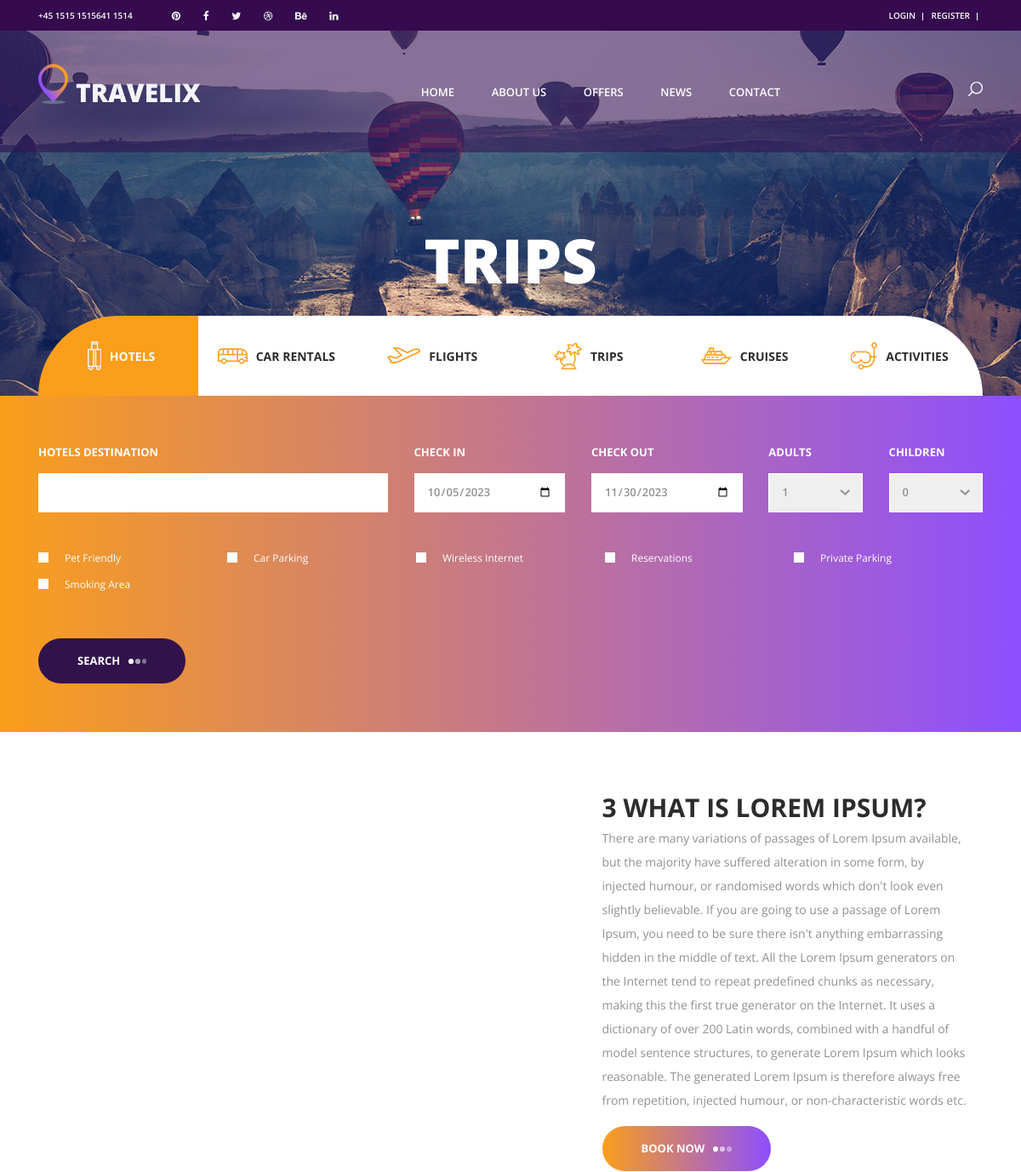
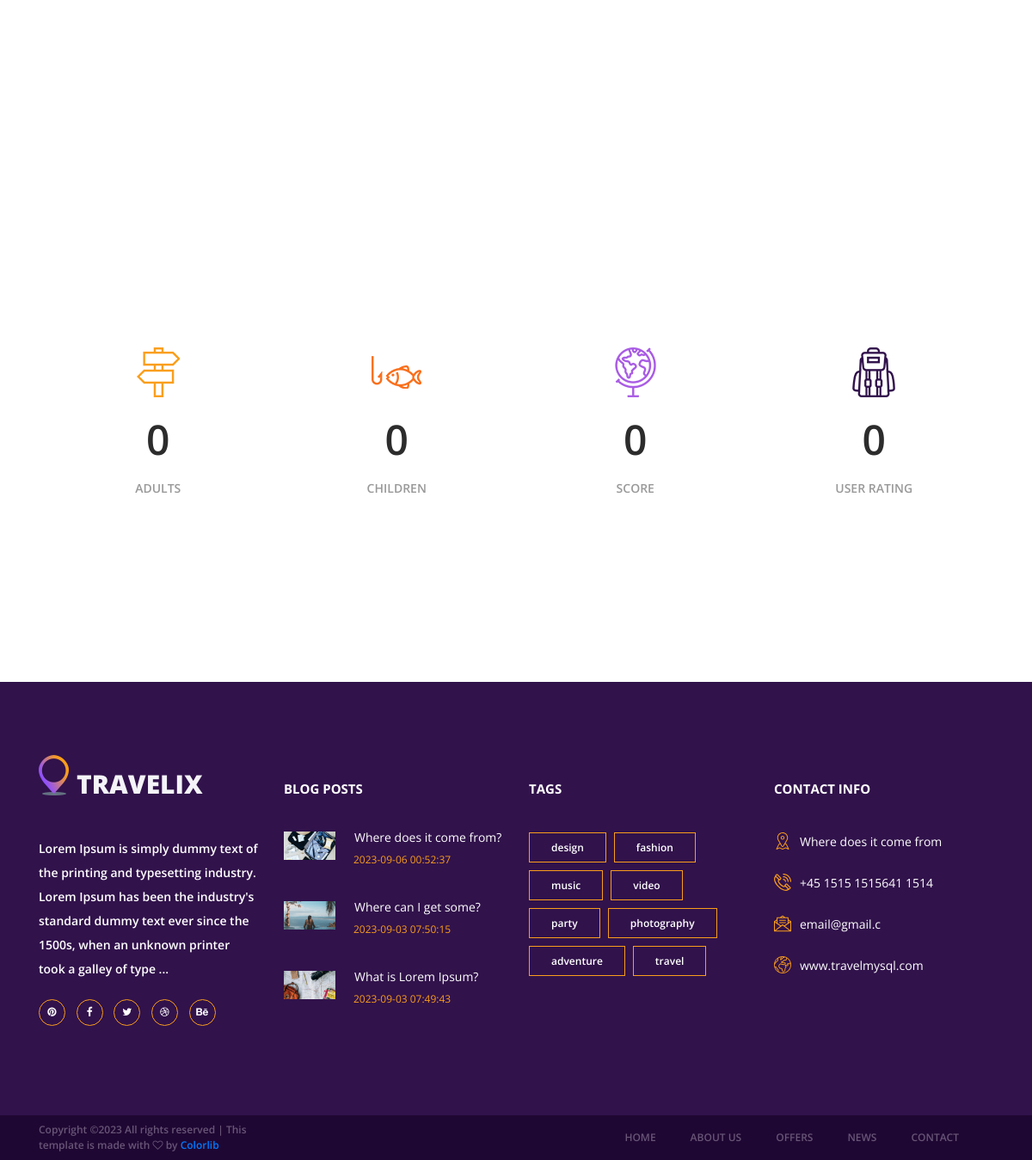
The app's page /detail/hotel.php?id=3 with its own data (2 pictures, top to bottom).
### tables this page shows
CREATE TABLE `about` (
  `id` int(4) NOT NULL,
  `title` varchar(200) NOT NULL,
  `description` text NOT NULL,
  `facebook` varchar(200) NOT NULL,
  `twitter` varchar(200) NOT NULL,
  `linkedin` varchar(200) NOT NULL,
  `pinterest` varchar(200) NOT NULL,
  `phone` varchar(200) NOT NULL,
  `email` varchar(200) NOT NULL,
  `adress` varchar(200) NOT NULL
);

CREATE TABLE `hotels` (
  `id` int(11) NOT NULL,
  `title` varchar(200) NOT NULL,
  `image` varchar(200) NOT NULL,
  `price` decimal(6,2) NOT NULL,
  `description` text NOT NULL,
  `score` int(11) NOT NULL,
  `user_rating` decimal(4,2) NOT NULL,
  `destination` varchar(200) NOT NULL,
  `checking` date NOT NULL,
  `checkout` date NOT NULL,
  `adults` int(11) NOT NULL,
  `children` int(11) NOT NULL,
  `pet` int(11) NOT NULL,
  `carPark` int(11) NOT NULL,
  `wireless` int(11) NOT NULL,
  `reservations` int(11) NOT NULL,
  `privatePark` int(11) NOT NULL,
  `smoking` int(11) NOT NULL
);

CREATE TABLE `blog` (
  `id` int(11) NOT NULL,
  `image` varchar(200) NOT NULL,
  `title` varchar(200) NOT NULL,
  `description` text NOT NULL,
  `create_at` timestamp NOT NULL DEFAULT current_timestamp()
);

### detail/hotel.php (the view, shortened to what this page needs)
<?php require "../includes/header.php"?>
<link rel="stylesheet" type="text/css" href="<?php echo APPURL;?>/assets/styles/offers_styles.css">
<link rel="stylesheet" type="text/css" href="<?php echo APPURL;?>/assets/styles/offers_responsive.css">
<link rel="stylesheet" type="text/css" href="<?php echo APPURL;?>/assets/styles/my.css">
<?php require "../config/config.php"?>
<?php
$hotelId= $_GET['id'];
$query = "SELECT * FROM hotels WHERE `id`= :hotelId";
$stmt= $conn ->prepare($query);
$stmt -> bindParam(":hotelId", $hotelId, PDO::PARAM_INT);
$stmt->execute();
$trip = $stmt->fetch(PDO::FETCH_ASSOC);
if($trip){
?>
<div class="home">
		<div class="home_background page-banner-detail parallax-window" data-parallax="scroll"></div>
		<div class="home_content">
			<div class="home_title">Trips</div>
		</div>
	</div>
	<div class="offers">
        <?php require "../includes/sidebar.php"?>
		<div class="container">
			<div class="row">
				<div class="col-lg-12">
					<div class="offers_grid">
                    <div class="container">
			<div class="row">
				<div class="col-lg-7">
					<div class="intro_image "><img  class="m-height-600" src="<?php echo DBIMAGE; ?>/<?php echo $trip['image']; ?>" alt=""></div>
				</div>
				<div class="col-lg-5">
					<div class="intro_content">
						<div class="intro_titlec">  <?php echo $trip['title']; ?></div>
						<p class="intro_text">  <?php echo $trip['description']; ?></p>
						<div class="button intro_button"><div class="button_bcg"></div><a href="<?php echo APPURL;?>/book.php?id=<?php echo $trip['id']; ?>&category=hotel">Book now<span></span><span></span><span></span></a></div>
					</div>
				</div>
			</div>
		</div>
					</div>
                    <div class="milestones">
		<div class="container">
			<div class="row">
				<div class="col-lg-3 milestone_col">
					<div class="milestone text-center">
						<div class="milestone_icon"><img src="<?php echo ASSETSIMAGE; ?>/milestone_1.png" alt=""></div>
						<div class="milestone_counter" data-end-value=" <?php echo $trip['adults']; ?>">0</div>
						<div class="milestone_text">Adults</div>
					</div>
				</div>
				<div class="col-lg-3 milestone_col">
					<div class="milestone text-center">
						<div class="milestone_icon"><img src="<?php echo ASSETSIMAGE; ?>/milestone_2.png" alt=""></div>
						<div class="milestone_counter" data-end-value=" <?php echo $trip['children']; ?>">0</div>
						<div class="milestone_text">Children</div>
					</div>
				</div>
				<div class="col-lg-3 milestone_col">
					<div class="milestone text-center">
						<div class="milestone_icon"><img src="<?php echo ASSETSIMAGE; ?>/milestone_3.png" alt=""></div>
						<div class="milestone_counter" data-end-value=" <?php echo $trip['score']; ?>">0</div>
						<div class="milestone_text">Score</div>
					</div>
				</div>
				<div class="col-lg-3 milestone_col">
					<div class="milestone text-center">
						<div class="milestone_icon"><img src="<?php echo ASSETSIMAGE; ?>/milestone_4.png" alt=""></div>
						<div class="milestone_counter" data-end-value=" <?php echo $trip['user_rating']; ?>">0</div>
						<div class="milestone_text">User Rating</div>
					</div>
				</div>
			</div>
		</div>
	</div>
				</div>
			</div>
		</div>
	</div>
<?php  }
else {
    echo "no result";
    exit();
}
?>
    <?php require "../includes/footer.php"?>

### includes/header.php (shortened to what this page needs)
<?php
require_once($_SERVER['DOCUMENT_ROOT'].'/TravelPhpMysql/config/config.php');
?>
<!DOCTYPE html>
<html lang="en">
<head>
<link rel="stylesheet" type="text/css" href="<?php echo APPURL;?>/assets/styles/bootstrap4/bootstrap.min.css">
<link href="<?php echo APPURL;?>/assets/plugins/font-awesome-4.7.0/css/font-awesome.min.css" rel="stylesheet" type="text/css">
<link rel="stylesheet" type="text/css" href="<?php echo APPURL;?>/assets/plugins/OwlCarousel2-2.2.1/owl.carousel.css">
<link rel="stylesheet" type="text/css" href="<?php echo APPURL;?>/assets/plugins/OwlCarousel2-2.2.1/owl.theme.default.css">
<link rel="stylesheet" type="text/css" href="<?php echo APPURL;?>/assets/plugins/OwlCarousel2-2.2.1/animate.css">
<link rel="stylesheet" type="text/css" href="<?php echo APPURL;?>/assets/styles/responsive.css">
<link rel="stylesheet" type="text/css" href="<?php echo APPURL;?>/assets/styles/my.css">
</head>
<body>
<div class="super_container">
	<header class="header">
		<div class="top_bar">
			<div class="container">
				<div class="row">
					<div class="col d-flex flex-row">
					<?php
							try{
								$query12= "SELECT * FROM about";
								$result12 = $conn->query($query12);
								while($row = $result12->fetch(PDO::FETCH_ASSOC)){
							?>
						<div class="phone"><?php echo $row['phone']; ?></div>
						<div class="social">
							<ul class="social_list">
								<li class="social_list_item"><a href="<?php echo $row['pinterest']; ?>"><i class="fa fa-pinterest" aria-hidden="true"></i></a></li>
								<li class="social_list_item"><a href="<?php echo $row['facebook']; ?>"><i class="fa fa-facebook" aria-hidden="true"></i></a></li>
								<li class="social_list_item"><a href="<?php echo $row['twitter']; ?>#"><i class="fa fa-twitter" aria-hidden="true"></i></a></li>
								<li class="social_list_item"><a href="<?php echo $row['twitter']; ?>"><i class="fa fa-dribbble" aria-hidden="true"></i></a></li>
								<li class="social_list_item"><a href="<?php echo $row['facebook']; ?>"><i class="fa fa-behance" aria-hidden="true"></i></a></li>
								<li class="social_list_item"><a href="<?php echo $row['linkedin']; ?>"><i class="fa fa-linkedin" aria-hidden="true"></i></a></li>
							</ul>
						</div>
						<?php
							} }
							catch(PDOException $e){
								echo "Error :" .$e->getMessage();
							}
							?>
						<div class="user_box ml-auto">
						<?php if(isset($_SESSION['username'])): ?>
							<div class="user_box_login user_box_link"><a href="#"><?php echo $_SESSION['username']; ?></a></div>
							<div class="user_box_login user_box_link"><a href="#">account</a></div>
							<div class="user_box_login user_box_link"><a href="<?php echo APPURL;?>/auth/logout.php">logout</a></div>
						<?php else: ?>
							<div class="user_box_login user_box_link"><a href="<?php echo APPURL;?>/auth/login.php">login</a></div>
							<div class="user_box_login user_box_link"><a href="<?php echo APPURL;?>/auth/register.php">register</a></div>
						<?php endif; ?>
						</div>
					</div>
				</div>
			</div>
		</div>
		<nav class="main_nav">
			<div class="container">
				<div class="row">
					<div class="col main_nav_col d-flex flex-row align-items-center justify-content-start">
						<div class="logo_container">
							<div class="logo"><a href="<?php echo APPURL;?>"><img src="<?php echo APPURL;?>/assets/images/logo.png" alt="">travelix</a></div>
						</div>
						<div class="main_nav_container ml-auto">
							<ul class="main_nav_list">
								<li class="main_nav_item"><a href="<?php echo APPURL;?>">home</a></li>
								<li class="main_nav_item"><a href="<?php echo APPURL;?>/about-us.php">about us</a></li>
								<li class="main_nav_item"><a href="<?php echo APPURL;?>/offer.php">offers</a></li>
								<li class="main_nav_item"><a href="<?php echo APPURL;?>/blog.php">news</a></li>
								<li class="main_nav_item"><a href="<?php echo APPURL;?>/contact.php">contact</a></li>
							</ul>
						</div>
						<div class="content_search ml-lg-0 ml-auto">
						</div>
					</div>
				</div>
			</div>
		</nav>
	</header>

### includes/footer.php (shortened to what this page needs)
	<footer class="footer">
		<div class="container">
			<div class="row">
			<?php
							try{
								$query14= "SELECT * FROM about";
								$result14 = $conn->query($query14);
								while($row = $result14->fetch(PDO::FETCH_ASSOC)){
							?>
				<div class="col-lg-3 footer_column">
					<div class="footer_col">
						<div class="footer_content footer_about">
							<div class="logo_container footer_logo">
								<div class="logo"><a href="#"><img src="<?php echo APPURL; ?>/assets/images/logo.png" alt="">travelix</a></div>
							</div>
							<p class="footer_about_text">   <?php
    $trim = strlen($row['description']) > 200 ? substr($row['description'], 0, 200) . '...' : $row['description'];
    echo $trim;
?></p>
							<ul class="footer_social_list">
								<li class="footer_social_item"><a href="<?php echo $row['pinterest']; ?>"><i class="fa fa-pinterest"></i></a></li>
								<li class="footer_social_item"><a href="<?php echo $row['facebook']; ?>"><i class="fa fa-facebook-f"></i></a></li>
								<li class="footer_social_item"><a href="<?php echo $row['twitter']; ?>"><i class="fa fa-twitter"></i></a></li>
								<li class="footer_social_item"><a href="<?php echo $row['twitter']; ?>"><i class="fa fa-dribbble"></i></a></li>
								<li class="footer_social_item"><a href="<?php echo $row['pinterest']; ?>"><i class="fa fa-behance"></i></a></li>
							</ul>
						</div>
					</div>
				</div>
				<?php
							} }
							catch(PDOException $e){
								echo "Error :" .$e->getMessage();
							}
							?>
				<div class="col-lg-3 footer_column">
					<div class="footer_col">
						<div class="footer_title">blog posts</div>
						<div class="footer_content footer_blog">
							<?php
						try{
								$query20= "SELECT * FROM blog ORDER BY  create_at DESC LIMIT 3";
								$result20 = $conn->query($query20);
								while($row = $result20->fetch(PDO::FETCH_ASSOC)){
							?>
							<div class="footer_blog_item clearfix">
								<div class="footer_blog_image"><img src="<?php echo DBIMAGE; ?>/<?php echo $row['image']; ?>" alt="https://unsplash.com/@avidenov"></div>
								<div class="footer_blog_content">
									<div class="footer_blog_title"><a href="blog.html"><?php echo $row['title']; ?></a></div>
									<div class="footer_blog_date"><?php echo $row['create_at']; ?></div>
								</div>
							</div>
							<?php
							} }
							catch(PDOException $e){
								echo "Error :" .$e->getMessage();
							}
							?>
						</div>
					</div>
				</div>
				<div class="col-lg-3 footer_column">
					<div class="footer_col">
						<div class="footer_title">tags</div>
						<div class="footer_content footer_tags">
							<ul class="tags_list clearfix">
								<li class="tag_item"><a href="#">design</a></li>
								<li class="tag_item"><a href="#">fashion</a></li>
								<li class="tag_item"><a href="#">music</a></li>
								<li class="tag_item"><a href="#">video</a></li>
								<li class="tag_item"><a href="#">party</a></li>
								<li class="tag_item"><a href="#">photography</a></li>
								<li class="tag_item"><a href="#">adventure</a></li>
								<li class="tag_item"><a href="#">travel</a></li>
							</ul>
						</div>
					</div>
				</div>
				<?php
							try{
								$query13= "SELECT * FROM about";
								$result13 = $conn->query($query13);
								while($row = $result13->fetch(PDO::FETCH_ASSOC)){
							?>
				<div class="col-lg-3 footer_column">
					<div class="footer_col">
						<div class="footer_title">contact info</div>
						<div class="footer_content footer_contact">
							<ul class="contact_info_list">
								<li class="contact_info_item d-flex flex-row">
									<div><div class="contact_info_icon"><img src="<?php echo APPURL; ?>/assets/images/placeholder.svg" alt=""></div></div>
									<div class="contact_info_text"><?php echo $row['adress']; ?></div>
								</li>
								<li class="contact_info_item d-flex flex-row">
									<div><div class="contact_info_icon"><img src="<?php echo APPURL; ?>/assets/images/phone-call.svg" alt=""></div></div>
									<div class="contact_info_text"><?php echo $row['phone']; ?></div>
								</li>
								<li class="contact_info_item d-flex flex-row">
									<div><div class="contact_info_icon"><img src="<?php echo APPURL; ?>/assets/images/message.svg" alt=""></div></div>
									<div class="contact_info_text"><a href="mailto:contactme@gmail.com?Subject=Hello" target="_top"><?php echo $row['email']; ?></a></div>
								</li>
								<li class="contact_info_item d-flex flex-row">
									<div><div class="contact_info_icon"><img src="<?php echo APPURL; ?>/assets/images/planet-earth.svg" alt=""></div></div>
									<div class="contact_info_text"><a href="https://colorlib.com">www.travelmysql.com</a></div>
								</li>
							</ul>
						</div>
					</div>
				</div>
				<?php
							} }
							catch(PDOException $e){
								echo "Error :" .$e->getMessage();
							}
							?>
			</div>
		</div>
	</footer>
	<div class="copyright">
		<div class="container">
			<div class="row">
				<div class="col-lg-3 order-lg-1 order-2  ">
					<div class="copyright_content d-flex flex-row align-items-center">
						<div>
Copyright &copy;<script>document.write(new Date().getFullYear());</script> All rights reserved | This template is made with <i class="fa fa-heart-o" aria-hidden="true"></i> by <a href="https://colorlib.com" target="_blank">Colorlib</a>
</div>
					</div>
				</div>
				<div class="col-lg-9 order-lg-2 order-1">
					<div class="footer_nav_container d-flex flex-row align-items-center justify-content-lg-end">
						<div class="footer_nav">
							<ul class="footer_nav_list">
								<li class="footer_nav_item"><a href="#">home</a></li>
								<li class="footer_nav_item"><a href="about.html">about us</a></li>
								<li class="footer_nav_item"><a href="offers.html">offers</a></li>
								<li class="footer_nav_item"><a href="blog.html">news</a></li>
								<li class="footer_nav_item"><a href="contact.html">contact</a></li>
							</ul>
						</div>
					</div>
				</div>
			</div>
		</div>
	</div>
</div>
</body>
</html>

### assets/styles/my.css (style rules this page uses)
@media only screen and (min-width: 990px) { .offers_grid { min-height: 750px !important; } }
.page-banner-detail { background-image: url('../images/about_background.jpg'); }
.milestones { padding-top: 105px; padding-bottom: 100px; }
.milestone { width: 100%; }
.milestone_icon { display: inline-block; height: 58px; }
.milestone_icon img { position: relative; top: 50%; -webkit-transform: translateY(-50%); -moz-transform: translateY(-50%); -ms-transform: translateY(-50%); -o-transform: translateY(-50%); transform: translateY(-50%); }
.milestone_counter { font-size: 48px; font-weight: 600; color: #2d2c2c; line-height: 1; margin-top: 25px; }
.milestone_text { font-size: 14px; font-weight: 600; color: #9a9999; margin-top: 22px; text-transform: uppercase; }
.intro_titlec { font-size: 30px; font-weight: 700; color: #2d2c2c; text-transform: uppercase; }

### assets/styles/offers_responsive.css (style rules this page uses)
@media only screen and (max-width: 1730px) { .offers { padding-top: 0px; } }

### records on screen
about: phone "+45 1515 1515641 1514", description "Lorem Ipsum is simply dummy text of the printing and typesetting industry. Lorem Ipsum has been the industry's standard dummy text ever since the 1500s, when an unknown printer took a galley of type ...", adress "Where does it come from", email "email@gmail.c"
hotels: title "3 WHAT IS LOREM IPSUM?", description "There are many variations of passages of Lorem Ipsum available, but the majority have suffered alteration in some form, by injected humour, or randomised words which don't look even slightly believable. If you are going to use a passage of Lorem Ipsum, you need to be sure there isn't anything embarrassing hidden in the middle of text. All the Lorem Ipsum generators on the Internet tend to repeat predefined chunks as necessary, making this the first true generator on the Internet. It uses a dictionary of over 200 Latin words, combined with a handful of model sentence structures, to generate Lorem Ipsum which looks reasonable. The generated Lorem Ipsum is therefore always free from…"
blog: image (picture), title "Where does it come from?", create_at "2023-09-06 00:52:37"
blog: image (picture), title "Where can I get some?", create_at "2023-09-03 07:50:15"
blog: image (picture), title "What is Lorem Ipsum?", create_at "2023-09-03 07:49:43"
